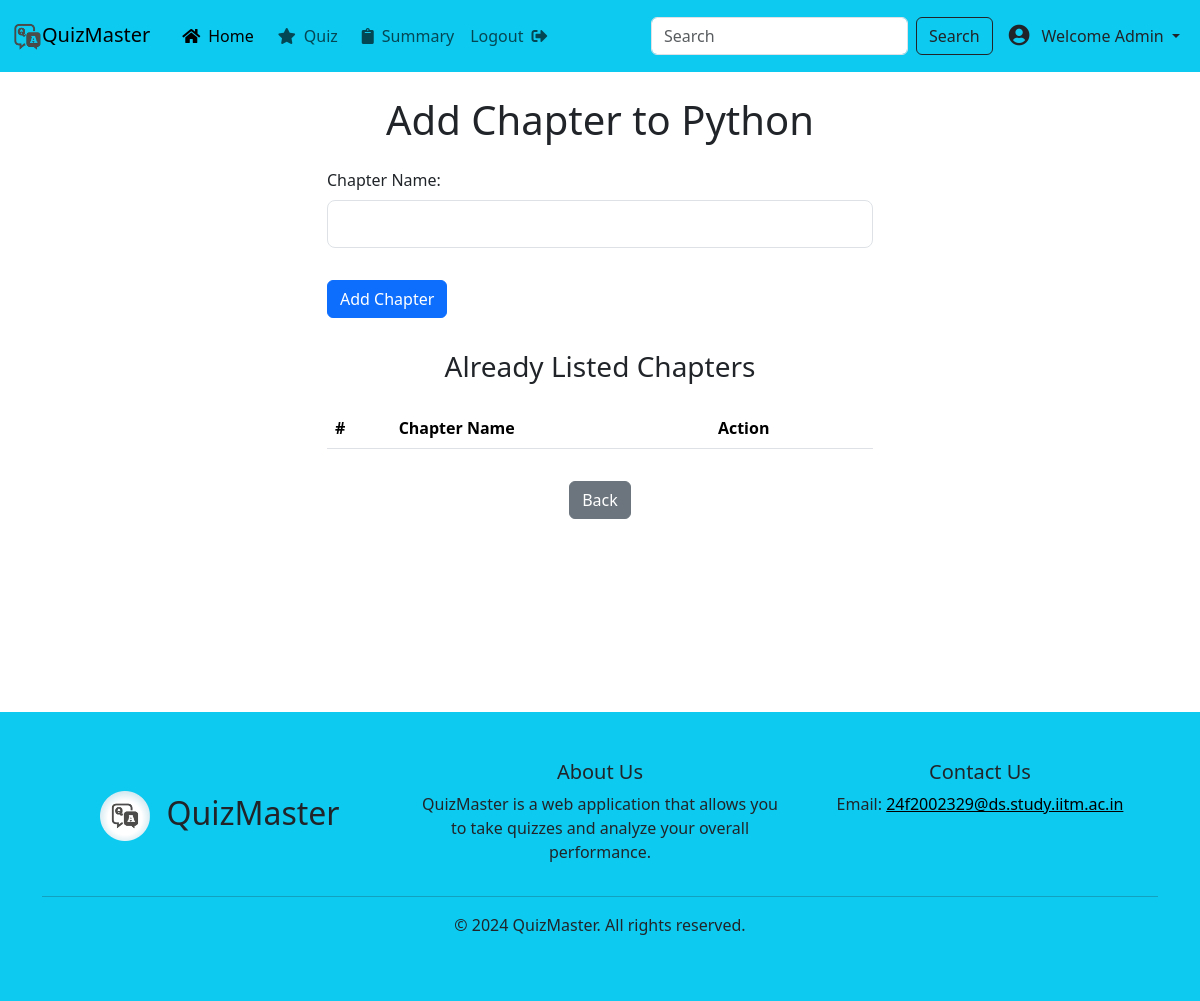
The page /admin/add_chapter/3 (signed in) on the database as committed earlier.
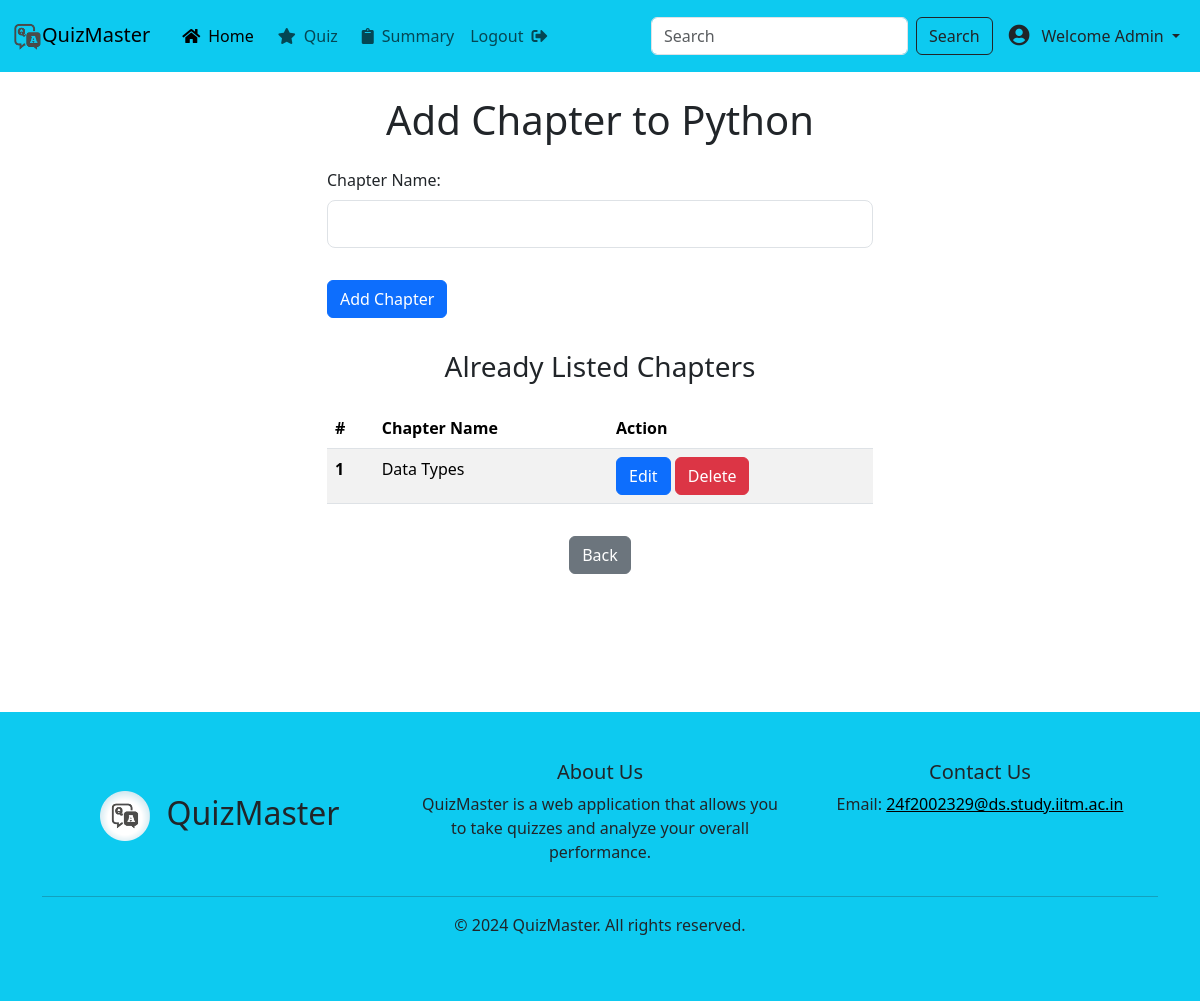
The same page on the database as committed later.
### app/models/models.py (models this page shows)
class Chapter(db.Model):
    id = db.Column(db.Integer, primary_key=True)
    name = db.Column(db.String(100), nullable=False)
    subject_id = db.Column(db.Integer, db.ForeignKey('subject.id'), nullable=False)
    quizzes = db.relationship('Quiz', backref='chapter', lazy=True)

### app/routes/admin.py (the view, shortened to what this page needs)
@admin_blueprint.route('/add_chapter/<int:subject_id>', methods=['GET', 'POST'])
def add_chapter(subject_id):
    if session.get('role') != 'admin':
        return "Unauthorized", 403
    subject = Subject.query.get_or_404(subject_id)
    chapters = Chapter.query.filter_by(subject_id=subject_id).all()
    return render_template('admin/add_chapter.html', subject=subject, chapters=chapters)

### app/templates/admin/add_chapter.html
{% extends "base.html" %}
{% block content %}
<section class="content">
    <div class="container">
        <div class="row">
            <div class="col-md-6 offset-md-3">
                <h1 class="text-center mb-4 mt-4">Add Chapter to {{ subject.name }}</h1>
                <form action="{{ url_for('admin.add_chapter', subject_id=subject.id) }}" method="POST">
                    <div class="form-outline mb-4">
                        <label class="form-label" for="chapter">Chapter Name:</label>
                        <input type="text" id="chapter" name="chapter" class="form-control form-control-lg" required />
                    </div>
                    <button type="submit" class="btn btn-primary my-2 py-auto">Add Chapter</button>
                </form>
                <h3 class="text-center my-4">Already Listed Chapters</h3>
                <table class="table table-striped">
                    <thead>
                        <tr>
                            <th scope="col">#</th>
                            <th scope="col">Chapter Name</th>
                            <th scope="col">Action</th>
                        </tr>
                    </thead>
                    <tbody>
                        {% for chapter in chapters %}
                        <tr>
                            <th scope="row">{{ loop.index }}</th>
                            <td>{{ chapter.name }}</td>
                            <td>
                                <a href="{{ url_for('admin.edit_chapter', subject_id=subject.id, chapter_id=chapter.id) }}" class="btn btn-primary">Edit</a>
                                <a href="{{ url_for('admin.delete_chapter', subject_id=subject.id, chapter_id=chapter.id) }}" class="btn btn-danger">Delete</a>
                            </td>
                        </tr>
                        {% endfor %}
                    </tbody>
                </table>
                <div class="text-center">
                    <button onclick="history.back()" class="btn btn-secondary mt-3 mb-4">Back</button>
                </div>
            </div>
        </div>
    </div>
</section>
{% endblock %}

Rows that differ between the two databases and show on the page:
added Chapter: name "Data Types"
